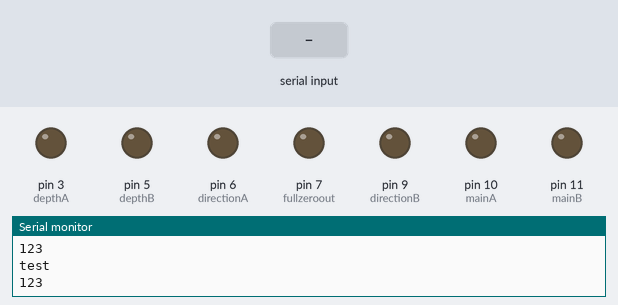
Simulated run of this sketch. Board: Arduino Uno, built with avr-gcc and run on an emulated ATmega328P. On the bench: output pins drawn as LEDs (lit = HIGH), the last lines printed to the serial monitor. Inputs (shaded band) come from the test bench.

Above: at 1.2 s.
1.3 s: "w" received over Serial
At 2.4 s:
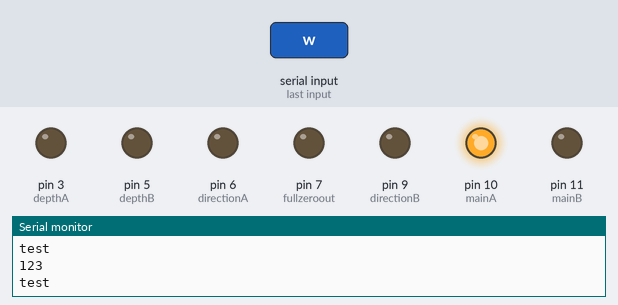
2.8 s: "s" received over Serial
At 3.9 s:
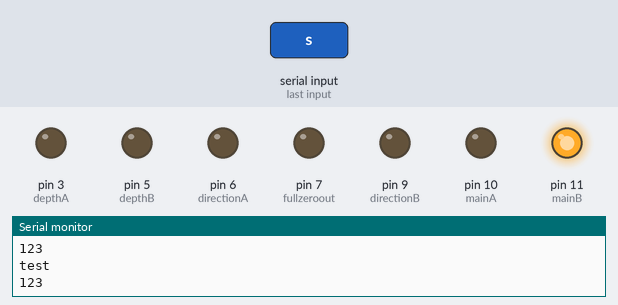
4.3 s: "a" received over Serial
At 4.6 s:
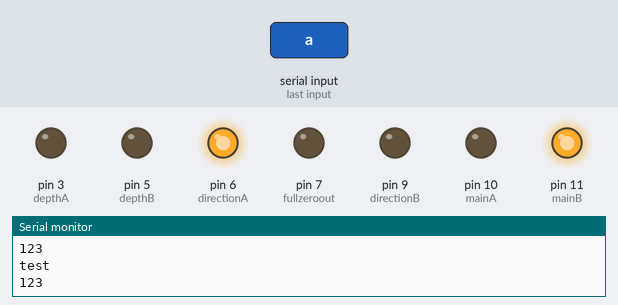
5.8 s: "d" received over Serial
At 6.1 s:
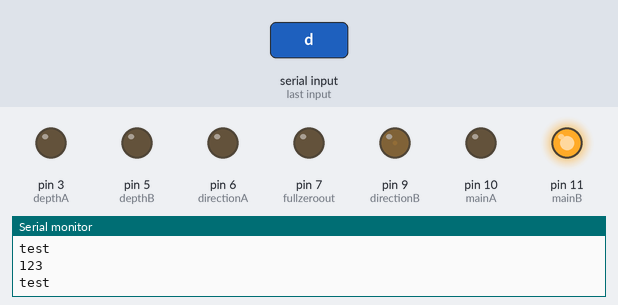
7.3 s: "w" received over Serial
At 8.1 s:
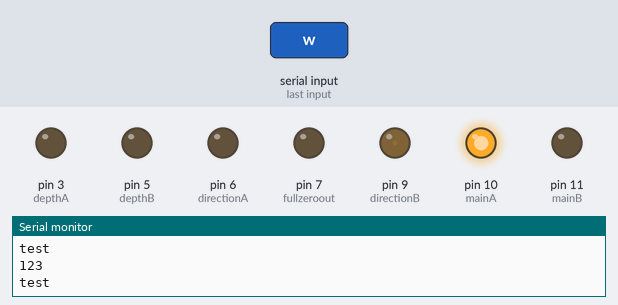
8.8 s: "a" received over Serial
At 9.6 s:
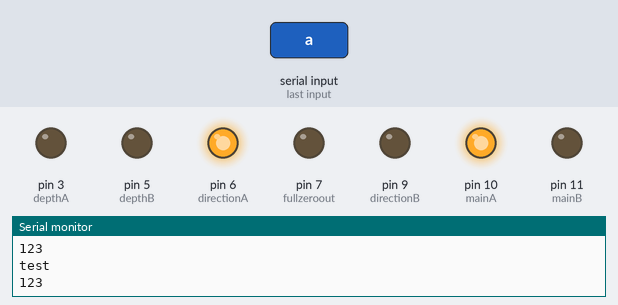
Timing chart, 0 to 11.3 s (numbered marks = the images above; inputs shaded):
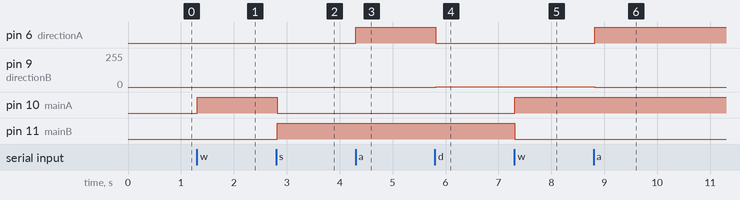

The sketch:

final.ino
```cpp
#define depthA 3
#define depthB 5
#define directionA 6
#define directionB 9
#define mainA 10
#define mainB 11
#define fullzeroout 7
#define fullin 8
#define zeroin 4
int incomingByte;
void setup() {

  Serial.begin(9600);

  pinMode(depthA, OUTPUT);
  pinMode(depthB,OUTPUT);
  pinMode(directionA,OUTPUT);
  pinMode(directionB,OUTPUT);
  pinMode(mainA,OUTPUT);
  pinMode(mainB,OUTPUT);
  pinMode(fullzeroout,OUTPUT);
  pinMode(fullin,INPUT);
  pinMode(zeroin,INPUT);
}

void loop() {
  Serial.println("test");
  delay(10);
  Serial.println("123");
  delay(10);

  if (Serial.available() > 0) {


    incomingByte = Serial.read();


    if (incomingByte == 'w') {
     Forward();
        }
    if (incomingByte == 's') {
     Backward();
        }
    if (incomingByte == 'a') {
     Left();
        }
    if (incomingByte == 'd') {
     Right();
        }
    if (incomingByte == '8') {
     if (zeroin==LOW){
      Up();
     }
        }
    if (incomingByte == '2') {
     if (fullin==LOW){
      Down();
     }
        }

  }
}
void Forward(){
  analogWrite(mainA,255);
  digitalWrite(mainB,LOW);
}
void Backward(){
  digitalWrite(mainA,LOW);
  analogWrite(mainB,255);
}
void Left(){
  analogWrite(directionA,255);
  digitalWrite(directionB,LOW);
}
void Right(){
  digitalWrite(directionA,LOW);
  analogWrite(directionB,HIGH);
}
void Up(){
  analogWrite(depthA,200);
  digitalWrite(depthB,LOW);
}
void Down(){
  digitalWrite(depthA,LOW);
  analogWrite(depthB,200);
}
```

Measured:
- after the input at 1.3 s, pin 10 (mainA): LOW → HIGH at once
- after the input at 2.8 s, pin 10 (mainA): HIGH → LOW at once; pin 11 (mainB): LOW → HIGH at once
- after the input at 4.3 s, pin 6 (directionA): LOW → HIGH at once
- after the input at 5.8 s, pin 6 (directionA): HIGH → LOW at once; pin 9 (directionB): 0/255 → 1/255 at once
- after the input at 7.3 s, pin 10 (mainA): LOW → HIGH at once; pin 11 (mainB): HIGH → LOW at once
- after the input at 8.8 s, pin 6 (directionA): LOW → HIGH at once; pin 9 (directionB): 1/255 → 0/255 at once
